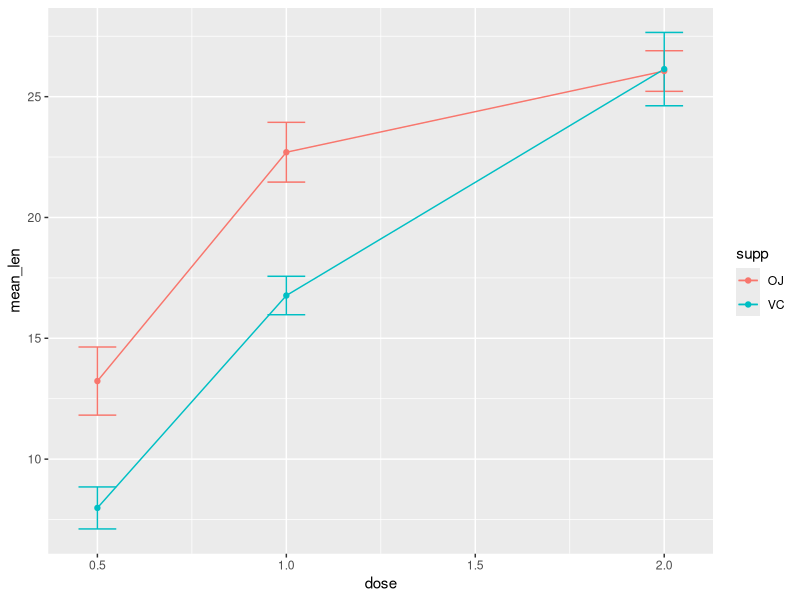
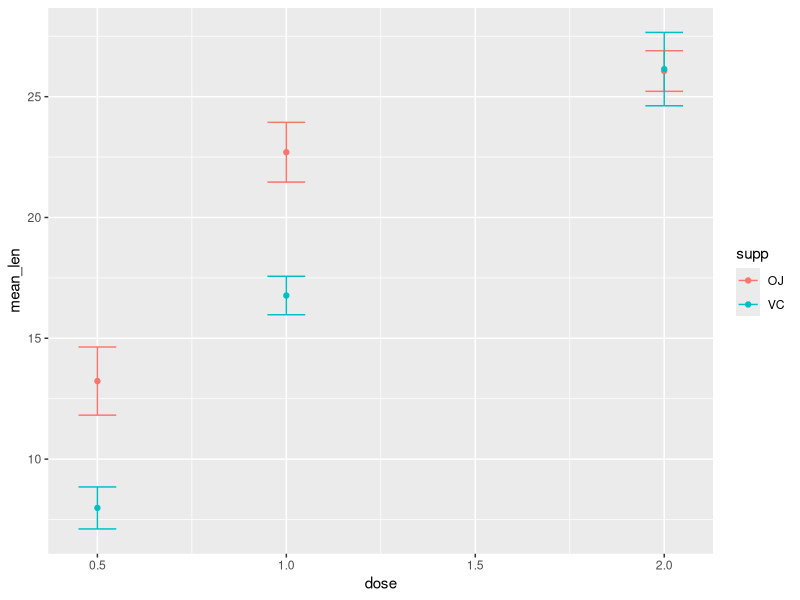
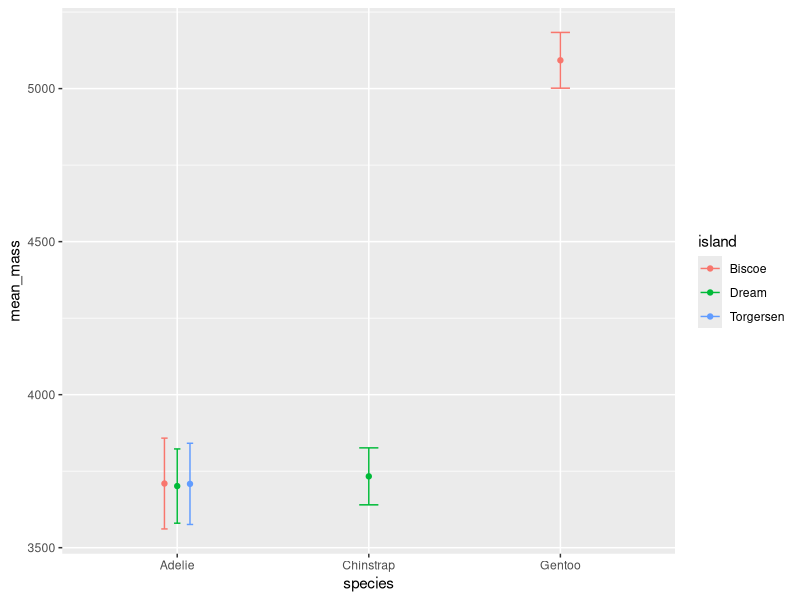

The R source for these figures, in order:
## ---- chunk 1
library(tidyverse)
## ---- chunk 2
my_summarySE <- ToothGrowth %>% group_by(supp, dose) %>%
    dplyr::summarize(N = n(),
              mean_len = mean(len),
              sd = sd(len),
              se = sd / sqrt(N),
              ci = se * qt(0.975, N-1))
## ---- chunk 3
ggplot(my_summarySE, aes(x=dose, y=mean_len, colour=supp)) + 
    geom_errorbar(aes(ymin=mean_len-se, ymax=mean_len+se), width=.1) +
    geom_line() +
    geom_point()
## ---- chunk 4
ggplot(my_summarySE, aes(x=dose, y=mean_len, colour=supp)) + 
    geom_errorbar(aes(ymin=mean_len-se, ymax=mean_len+se), width=.1) +
    geom_point()
## ---- chunk 5
library(palmerpenguins)
my_summarySE <- penguins %>% na.omit() %>%
  group_by(species, island) %>%
    dplyr::summarize(N = n(),
              mean_mass = mean(body_mass_g),
              sd = sd(body_mass_g),
              se = sd / sqrt(N),
              ci = se * qt(0.975, N-1))
pd <- position_dodge(0.2) # move them .05 to the left and right
ggplot(my_summarySE, aes(x=species, y=mean_mass, colour=island)) + 
    geom_errorbar(aes(ymin=mean_mass-ci, ymax=mean_mass+ci), width=.1, position = pd) +
    geom_point(position=pd)
